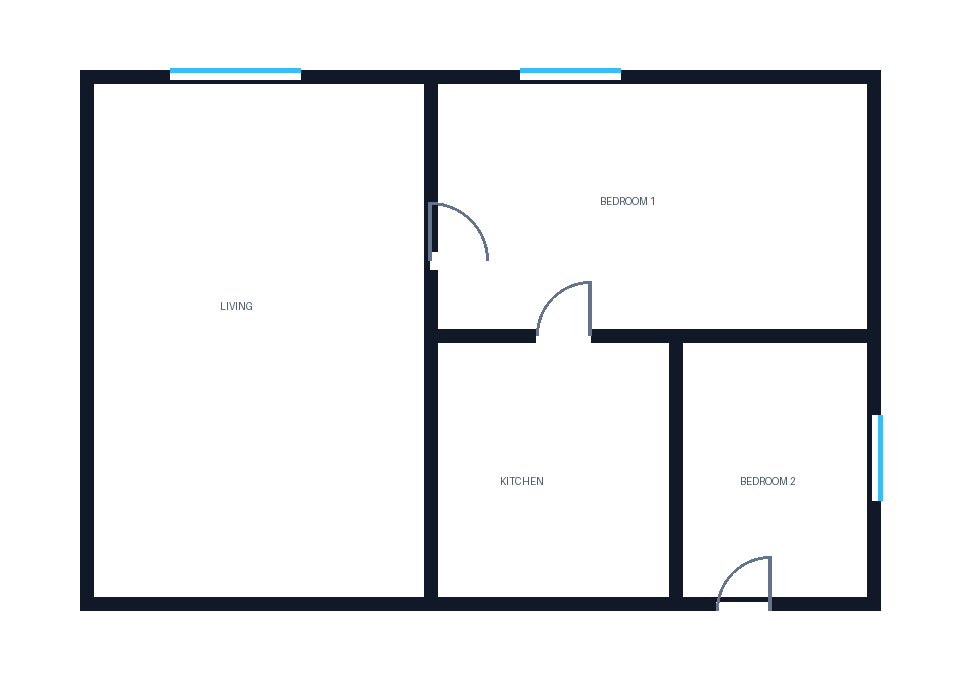
#> input picture data/sample_compact_2bed.png, 960 x 680 px
$ python -i stages.py   (imports and definitions only)
#> lines starting #> are read from the running program, lines starting #| are printed output that depends on the picture; after the words box and inside, x2 and y2 are one past the last pixel; in counts of white or black regions, pixels touching at a corner belong together
#> further down, picture is the input picture: shape (680, 960, 3); mean B, G, R 238.5, 237.2, 236.3
from dataclasses import dataclass, replace

import cv2
import numpy as np


# Normalized tolerances are relative to the source width/height. A gap below
# 1% is treated as raster/Hough noise; larger gaps remain available as
# architectural opening evidence.
AXIS_PROXIMITY = 0.012
SMALL_GAP_TOLERANCE = 0.010
DUPLICATE_AXIS_TOLERANCE = 0.009
DUPLICATE_ENDPOINT_TOLERANCE = 0.014


@dataclass
class LineCandidate:
    x1: int
    y1: int
    x2: int
    y2: int
    length: float


@dataclass
class NormalizedLine:
    orientation: str
    axis: float
    start: float
    end: float
    thickness: float
    confidence: float


# [4 lines left out: function decode, not called in this run]


def grayscale(image: np.ndarray) -> np.ndarray:
    return cv2.cvtColor(image, cv2.COLOR_BGR2GRAY)


def normalize_contrast(gray: np.ndarray) -> np.ndarray:
    return cv2.createCLAHE(clipLimit=2.0, tileGridSize=(8, 8)).apply(gray)


# [5 lines left out: function threshold_image, not called in this run]


def morphological_cleanup(binary: np.ndarray) -> np.ndarray:
    kernel = cv2.getStructuringElement(cv2.MORPH_RECT, (3, 3))
    return cv2.morphologyEx(binary, cv2.MORPH_CLOSE, kernel, iterations=1)


def edge_map(cleaned: np.ndarray) -> np.ndarray:
    return cv2.Canny(cleaned, 50, 150)


def extract_contours(cleaned: np.ndarray) -> list[np.ndarray]:
    contours, _ = cv2.findContours(cleaned, cv2.RETR_LIST, cv2.CHAIN_APPROX_SIMPLE)
    return contours


# [20 lines left out: function extract_lines, not called in this run]


def normalize_wall_lines(image: np.ndarray) -> list[NormalizedLine]:
    """Extract thick horizontal/vertical ink runs as center lines.

    Dark-pixel morphology suppresses thin labels, door arcs, and colored window
    markers. Separate directional kernels keep intersections while producing a
    single center line instead of both Hough edges of each thick wall.
    """
    height, width = image.shape[:2]
#> height = 680; width = 960
    gray = cv2.cvtColor(image, cv2.COLOR_BGR2GRAY)
    dark_ink = cv2.inRange(gray, 0, 95)
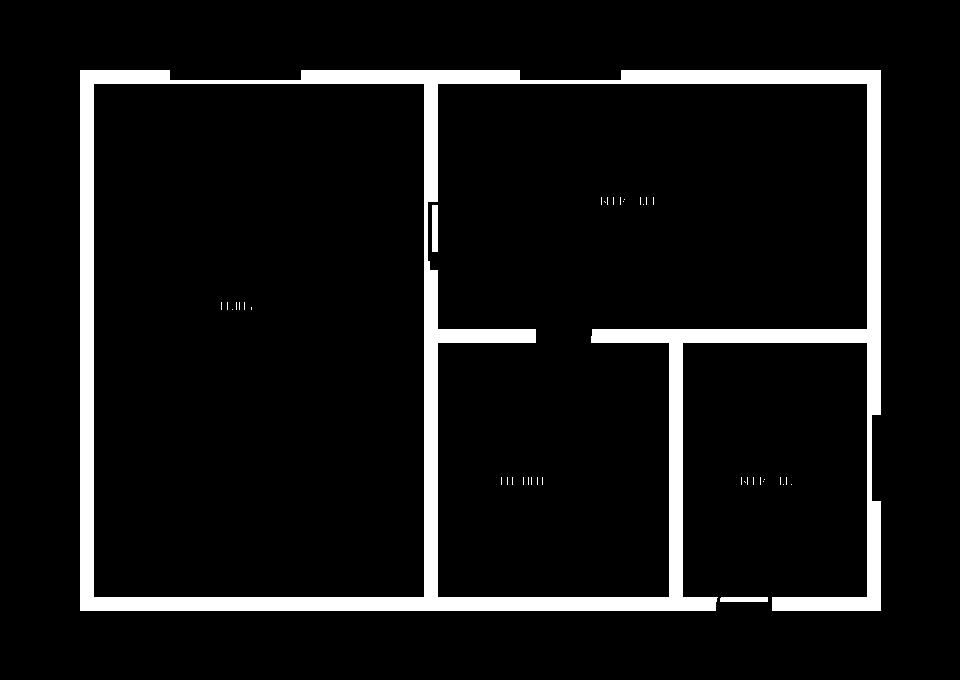
#> dark_ink: shape (680, 960); 7.5% white; 40 white regions (37 under 20 px), largest, box (x1, y1, x2, y2) and area: (80, 70, 881, 611) 48225, (432, 205, 438, 252) 282, (720, 597, 768, 602) 239
    min_run = max(22, int(min(width, height) * 0.035))
#> min_run = 23
    min_thickness = max(5, int(min(width, height) * 0.007))
#> min_thickness = 5
    outputs: list[NormalizedLine] = []

    for orientation, kernel in (
        ("horizontal", cv2.getStructuringElement(cv2.MORPH_RECT, (min_run, 1))),
        ("vertical", cv2.getStructuringElement(cv2.MORPH_RECT, (1, min_run))),
    ):
        directional = cv2.morphologyEx(dark_ink, cv2.MORPH_OPEN, kernel)
        count, _, stats, _ = cv2.connectedComponentsWithStats(directional, 8)
        for index in range(1, count):
            x, y, component_width, component_height, area = stats[index]
            if orientation == "horizontal":
                if component_width < min_run or component_height < min_thickness or component_width < component_height * 3:
                    continue
                outputs.append(NormalizedLine(
                    orientation="horizontal",
                    axis=(y + component_height / 2) / height,
                    start=x / width,
                    end=(x + component_width - 1) / width,
                    thickness=component_height / height,
                    confidence=min(0.94, 0.58 + area / max(1, component_width * component_height) * 0.32),
                ))
            else:
                if component_height < min_run or component_width < min_thickness or component_height < component_width * 3:
                    continue
                outputs.append(NormalizedLine(
                    orientation="vertical",
                    axis=(x + component_width / 2) / width,
                    start=y / height,
                    end=(y + component_height - 1) / height,
                    thickness=component_width / width,
                    confidence=min(0.94, 0.58 + area / max(1, component_width * component_height) * 0.32),
                ))
#> this loop made 2 passes
#> count on passes 1 to 2: 7, 6
#> pass 1, in normalize_wall_lines, `directional = cv2.morphologyEx(dark_ink, cv2.MORPH_OPEN, kernel)`:
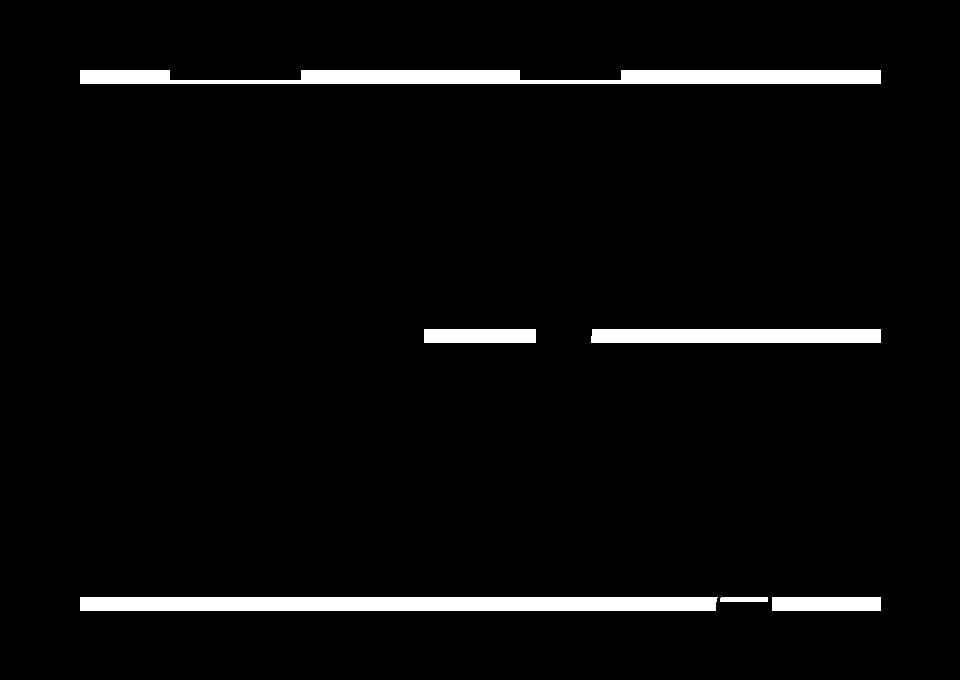
#> directional: shape (680, 960); 3.9% white; 6 white regions, box (x1, y1, x2, y2) and area: (80, 597, 718, 611) 8910, (80, 70, 881, 84) 8894, (591, 329, 881, 343) 4053, (424, 329, 536, 343) 1568, (772, 597, 881, 611) 1526, (720, 597, 768, 602) 239
#> pass 2, in normalize_wall_lines, `directional = cv2.morphologyEx(dark_ink, cv2.MORPH_OPEN, kernel)`:
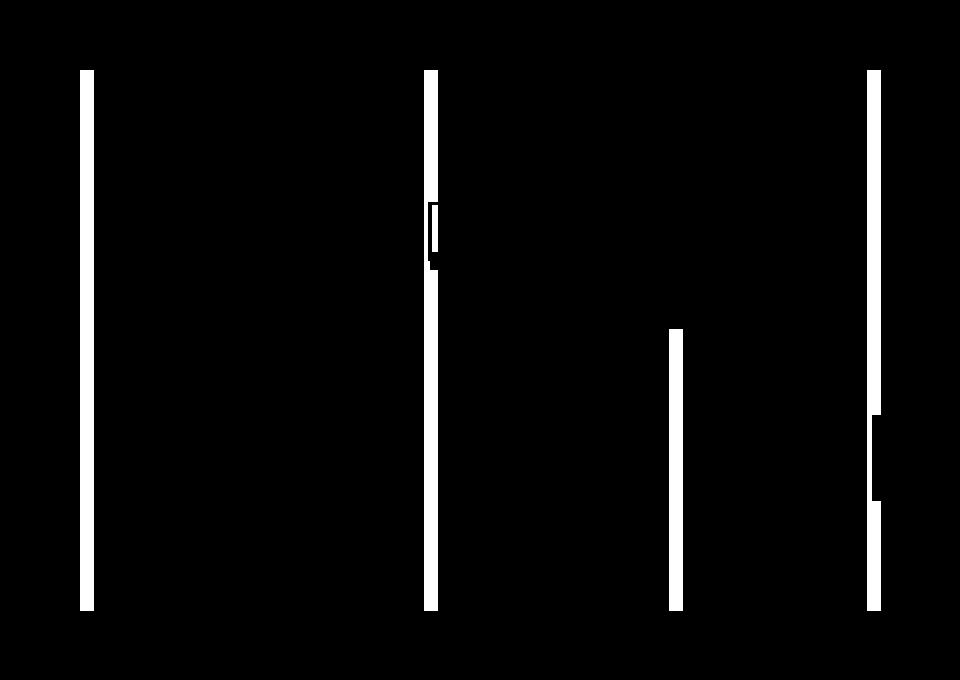
#> directional: shape (680, 960); 3.9% white; 5 white regions, box (x1, y1, x2, y2) and area: (80, 70, 94, 611) 7574, (424, 70, 438, 611) 6912, (867, 70, 881, 611) 6800, (669, 329, 683, 611) 3948, (432, 205, 438, 252) 282
#> after the loop, outputs = 11 items
    return sorted(outputs, key=lambda line: (line.orientation, line.axis, line.start))


def _overlap(first: NormalizedLine, second: NormalizedLine) -> float:
    return min(first.end, second.end) - max(first.start, second.start)


# [66 lines left out: functions remove_duplicate_segments, merge_collinear_segments, not called in this run]

>>> import cv2
>>> picture = cv2.imread('../../../../data/sample_compact_2bed.png')
>>> result = normalize_wall_lines(picture)
#> result = 11 items

$ run again, on data/sample_family_house.png
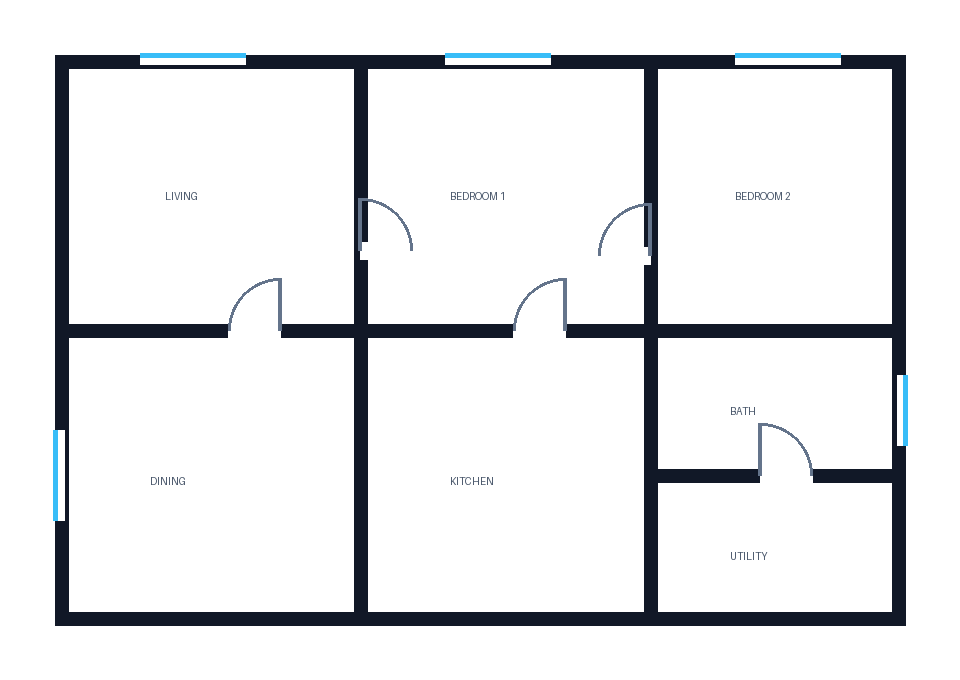
#> input picture data/sample_family_house.png, 960 x 680 px
#> picture is the input picture: shape (680, 960, 3); mean B, G, R 234.2, 232.5, 231.3
#> in normalize_wall_lines, `dark_ink = cv2.inRange(gray, 0, 95)`:
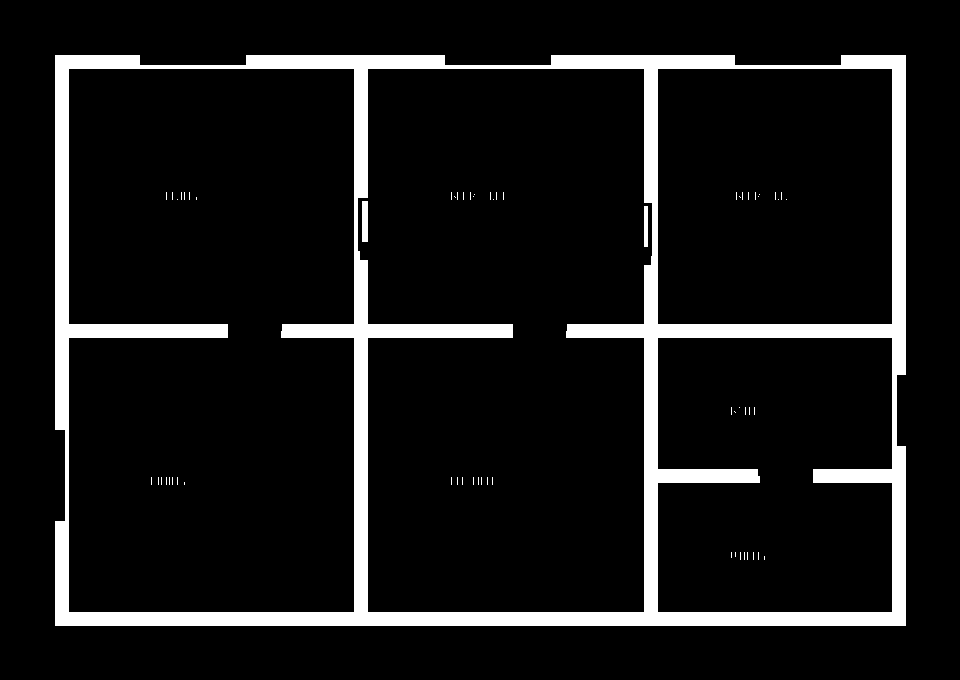
#> dark_ink: shape (680, 960); 9.4% white; 62 white regions (59 under 20 px), largest, box (x1, y1, x2, y2) and area: (55, 55, 906, 626) 60570, (362, 201, 368, 242) 246, (644, 206, 648, 247) 164
#> the loop in normalize_wall_lines, `for orientation, kernel in ( ("horizontal", cv2.getStructuringElement(..` made 2 passes
#> count on passes 1 to 2: 8, 7
#> pass 2, in normalize_wall_lines, `directional = cv2.morphologyEx(dark_ink, cv2.MORPH_OPEN, kernel)`:
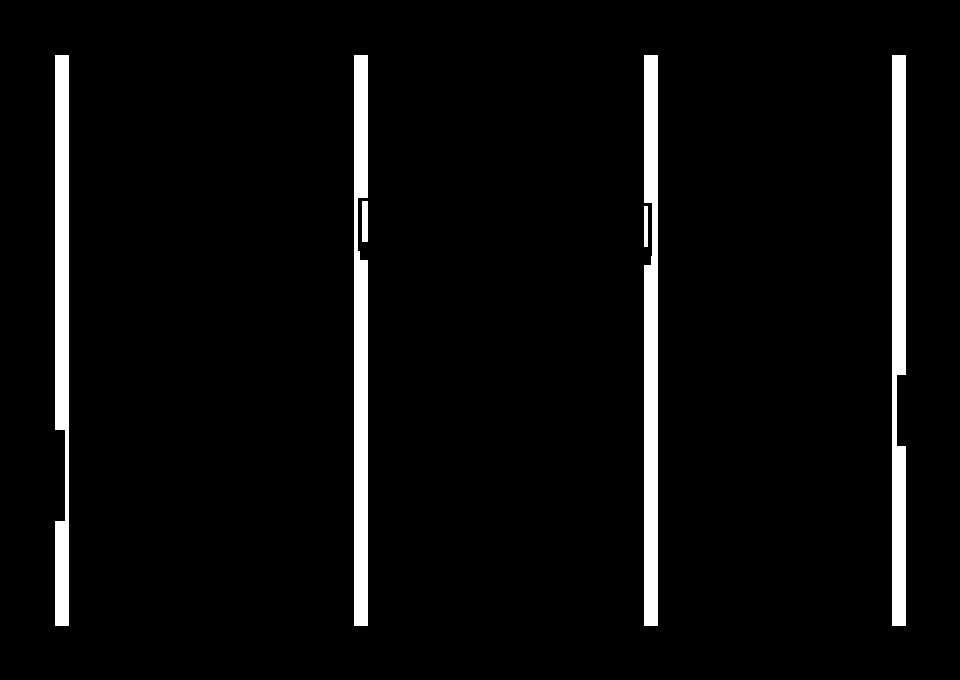
#> directional: shape (680, 960); 4.6% white; 6 white regions, box (x1, y1, x2, y2) and area: (644, 55, 658, 626) 7507, (354, 55, 368, 626) 7392, (892, 55, 906, 626) 7355, (55, 55, 69, 626) 7084, (362, 201, 368, 242) 246, (644, 206, 648, 247) 164
#> after the loop in normalize_wall_lines, `for orientation, kernel in (`: outputs = 12 items

$ run again, on data/sample_simple_1bed.png
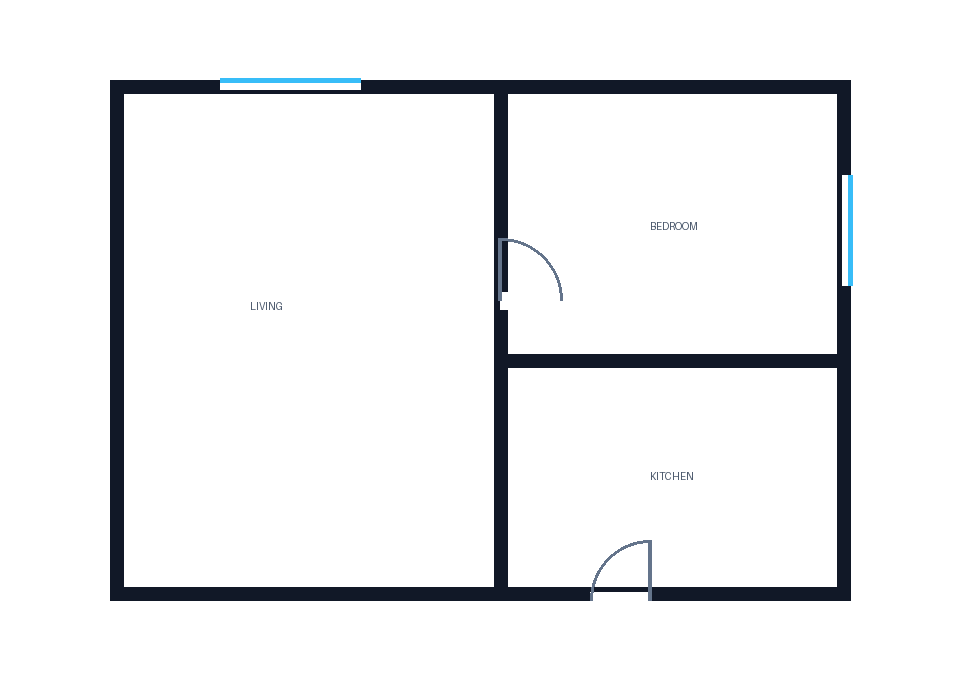
#> input picture data/sample_simple_1bed.png, 960 x 680 px
#> picture is the input picture: shape (680, 960, 3); mean B, G, R 240.6, 239.5, 238.7
#> in normalize_wall_lines, `dark_ink = cv2.inRange(gray, 0, 95)`:
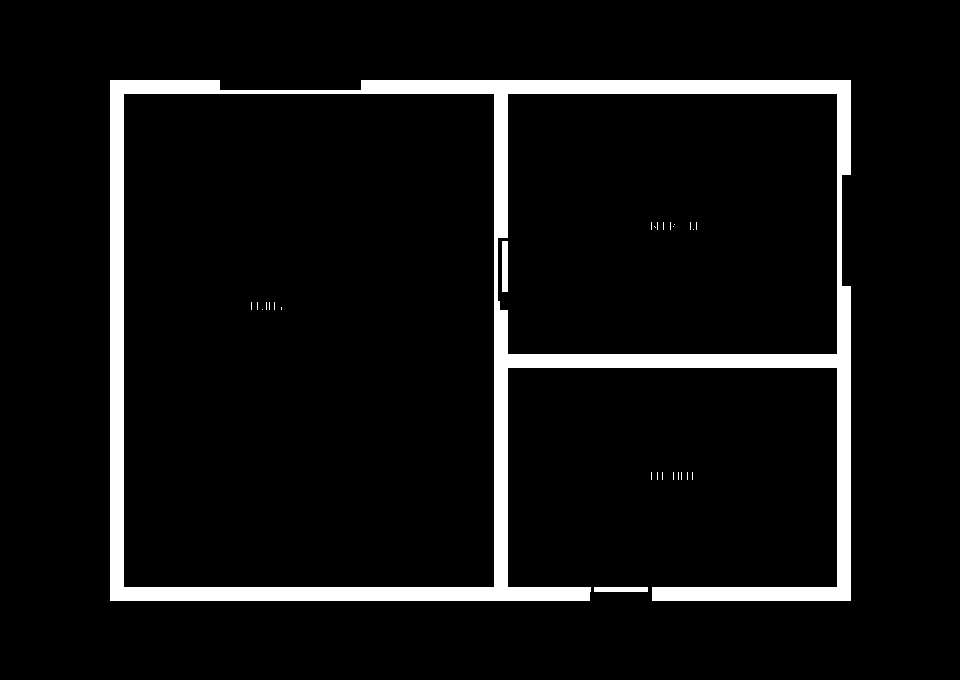
#> dark_ink: shape (680, 960); 6.6% white; 28 white regions (25 under 20 px), largest, box (x1, y1, x2, y2) and area: (110, 80, 851, 601) 42086, (502, 241, 508, 292) 306, (594, 587, 648, 592) 270
#> the loop in normalize_wall_lines, `for orientation, kernel in ( ("horizontal", cv2.getStructuringElement(..` made 2 passes
#> count on passes 1 to 2: 6, 5
#> pass 2, in normalize_wall_lines, `directional = cv2.morphologyEx(dark_ink, cv2.MORPH_OPEN, kernel)`:
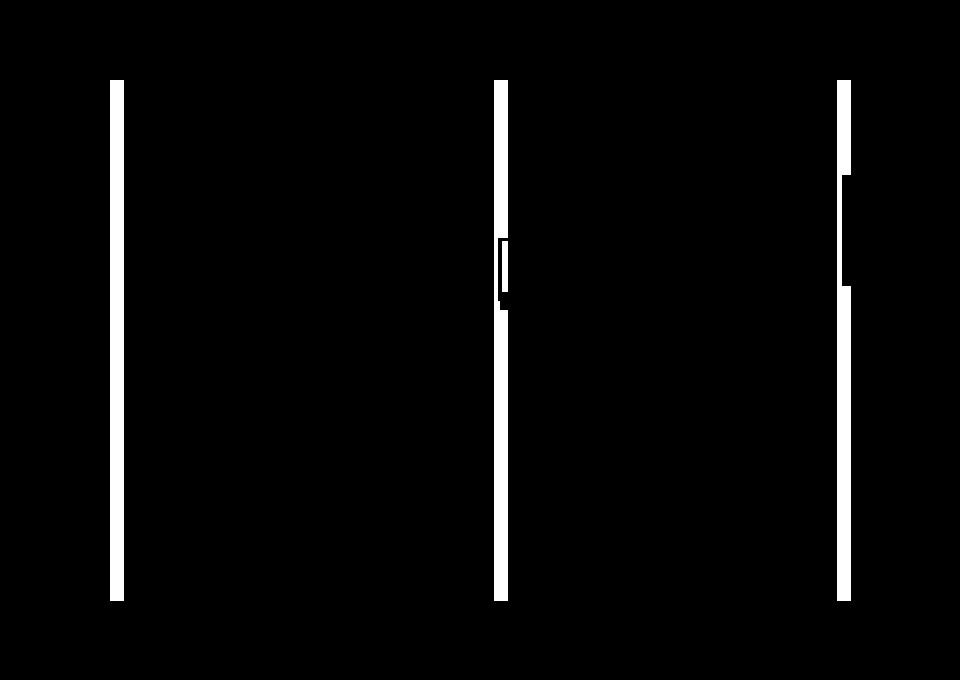
#> directional: shape (680, 960); 3.1% white; 4 white regions, box (x1, y1, x2, y2) and area: (110, 80, 124, 601) 7294, (494, 80, 508, 601) 6592, (837, 80, 851, 601) 6295, (502, 241, 508, 292) 306
#> after the loop in normalize_wall_lines, `for orientation, kernel in (`: outputs = 9 items
